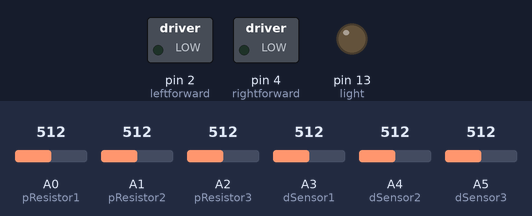
A sketch run on a simulated Arduino Uno, built with avr-gcc and run on an emulated ATmega328P. On the bench: switched loads named in the sketch (green lamp = pin HIGH), output pins drawn as LEDs (lit = HIGH). The inputs (shaded band) are chosen by the test bench; at power-on: A1 (pResistor2) = 512, A0 (pResistor1) = 512, A2 (pResistor3) = 512, A3 (dSensor1) = 512, A4 (dSensor2) = 512, A5 (dSensor3) = 512.

Above: at 1.2 s.
1.3 s: A1 (pResistor2) set to 639
2.8 s: A1 (pResistor2) set to 669
At 3.6 s:
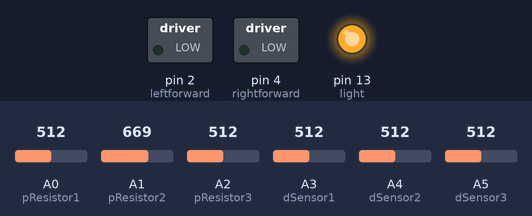
4.3 s: A1 (pResistor2) set to 490
At 4.8 s:
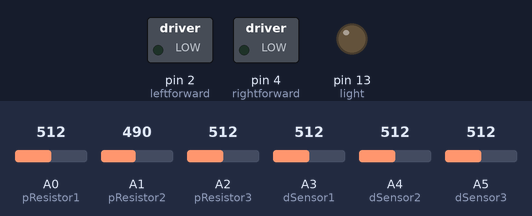
5.8 s: A1 (pResistor2) set to 716
At 7.1 s:
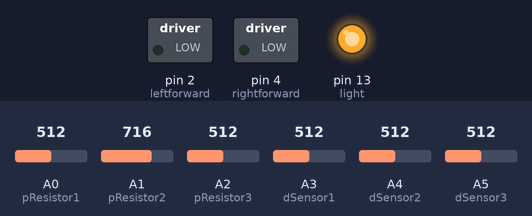
Timing chart, 0 to 8.3 s (numbered marks = the images above; inputs shaded):
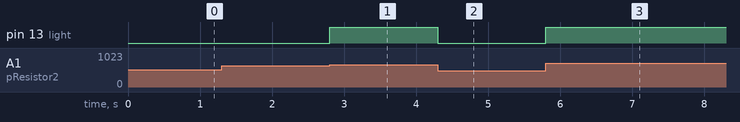

The sketch:

sensorTest.ino
```cpp
/* Use a photoresistor (or photocell) to turn on an LED in the dark
   More info and circuit schematic: http://www.ardumotive.com/how-to-use-a-photoresistor-en.html
   Dev: Michalis Vasilakis // Date: 8/6/2015 // www.ardumotive.com */


//Constants
const int pResistor1 = A0; // Photoresistor at Arduino analog pin A0
const int pResistor2 = A1;// Led pin at Arduino pin 9
const int pResistor3 = A2;


const int dSensor1 = A3; // Distance sensors
const int dSensor2 = A4;
const int dSensor3 = A5;

const int leftforward = 2;      //Motor control pins
const int leftback = 3;
const int rightforward = 4;
const int rightback =5;

const int obsDistance = 200;    //constants used to evaluate
const int blackVal = 650;       //800~~~
const int light = 13;


//Variables
int pvalue1;          //Left resistor
int pvalue2; //middle resistor
int pvalue3;
int dvalue1;
int dvalue2;
int dvalue3;

void setup(){
 pinMode(13, OUTPUT); // Set lepPin - 9 pin as an output
 pinMode(pResistor1, INPUT);// Set pResistor - A0 pin as an input (optional)
 pinMode(pResistor2, INPUT);
 pinMode(pResistor3, INPUT);
 pinMode(dSensor1, INPUT);
 pinMode(dSensor2, INPUT);
 pinMode(dSensor3, INPUT);
 pinMode(leftforward, OUTPUT);
 pinMode(rightforward, OUTPUT);

}

void loop(){

  pvalue1 = analogRead(pResistor1);
  pvalue2 = analogRead(pResistor2);
  pvalue3 = analogRead(pResistor3);
  dvalue1 = analogRead(dSensor1);
  dvalue2 = analogRead(dSensor2);
  dvalue3 = analogRead(dSensor3);
  //You can change value "25"


 if(pvalue2> blackVal  )
 {
  digitalWrite(light, HIGH);
        }
 else{
  digitalWrite(light, LOW);
 }
 }


void goStraight(){

    for(int i = 0; i <500; i++){
  digitalWrite(leftforward, HIGH);
  digitalWrite (rightforward, HIGH);
  delayMicroseconds(250);
  digitalWrite(leftforward,LOW);
  digitalWrite(rightforward, LOW);
  delayMicroseconds(750);
    }

}
void left() {
 digitalWrite(leftforward, LOW);
  digitalWrite (rightforward, HIGH);
  delayMicroseconds(250);
  digitalWrite(leftforward,LOW);
  digitalWrite(rightforward, LOW);
  delayMicroseconds(750);
}
void right() {
  digitalWrite(leftforward, HIGH);
  digitalWrite (rightforward, LOW);
  delayMicroseconds(250);
  digitalWrite(leftforward,LOW);
  digitalWrite(rightforward, LOW);
  delayMicroseconds(750);
}
void stopMotor(){
  digitalWrite(leftforward,LOW);
  digitalWrite(rightforward, LOW);


}
```

Measured:
- the behaviour switches between 650 and 651 on A1 (pResistor2) (found by bisection; images 0 and 1)
- after the input at 1.3 s, every drawn part: stays the same
- after the input at 2.8 s, pin 13 (light): LOW → HIGH at once
- after the input at 4.3 s, pin 13 (light): HIGH → LOW at once
- after the input at 5.8 s, pin 13 (light): LOW → HIGH at once
